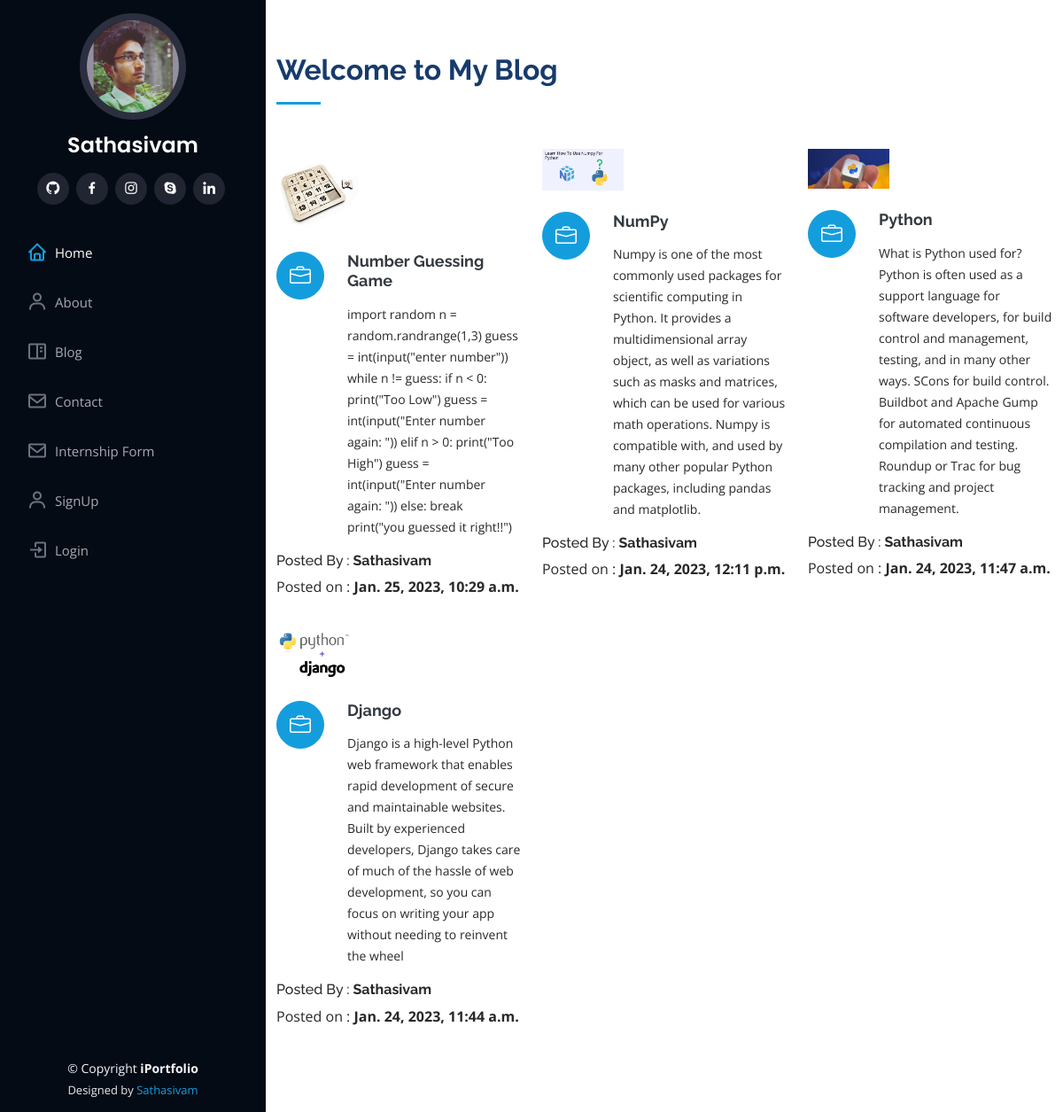
Page /blog on the committed database.
### portfolio/models.py (models this page shows, shortened)
class Blogs(models.Model):
    title=models.CharField(max_length=60)
    description=models.TextField()
    authname=models.CharField(max_length=15)
    img=models.ImageField(upload_to='blog',blank=True,null=True)
    timeStamp=models.DateTimeField(auto_now_add=True,blank=True)

### portfolio/views.py (the view)
# urls.py: path('blog',views.handleblog,name='handleblog'),
def handleblog(request):
    posts=Blogs.objects.all()
    context={"posts":posts}
    return render(request,'handleblog.html',context)

### templates/handleblog.html (shortened to what this page needs)
{% extends 'basic.html' %}
{% block body %}
{% load static %}
<section id="services" class="services">
      <div class="container">
        <div class="section-title">
          <h2>Welcome to My Blog</h2>
        </div>
        <div class="row">
{% for post in posts reversed %}
          <div class="col-lg-4 col-md-6 icon-box" data-aos="fade-up">
            <div class="col-lg-4" data-aos="fade-right">
            <img src="{{post.img.url}}" class="img-fluid" alt="no-image">
          </div>
          <br>
            <div class="icon"><i class="bi bi-briefcase"></i></div>
            <h4 class="title"><a href="">{{post.title}}</a></h4>
            <p class="description">{{post.description}}</p>
            <h6>Posted By : <b>{{post.authname}} </b></h6>
            <p>Posted on : <b>{{post.timeStamp}} </b></p>
          </div>
{% endfor %}
        </div>
      </div>
    </section>
{% endblock body %}

### templates/basic.html (shortened to what this page needs)
{% load static %}
<!DOCTYPE html>
<html lang="en">
<head>
  <link href="{% static 'assets/vendor/aos/aos.css' %}" rel="stylesheet">
  <link href="{% static 'assets/vendor/bootstrap/css/bootstrap.min.css' %}" rel="stylesheet">
  <link href="{% static 'assets/vendor/bootstrap-icons/bootstrap-icons.css' %}" rel="stylesheet">
  <link href="{% static 'assets/vendor/boxicons/css/boxicons.min.css' %}" rel="stylesheet">
  <link href="{% static 'assets/vendor/glightbox/css/glightbox.min.css' %}" rel="stylesheet">
  <link href="{% static 'assets/vendor/swiper/swiper-bundle.min.css' %}" rel="stylesheet">
  <link href="{% static 'assets/css/style.css' %}" rel="stylesheet">
</head>
<body>
  <header id="header">
    <div class="d-flex flex-column">
      <div class="profile">
        <img src="{% static 'assets/img/satha.jpg' %}" alt="" class="img-fluid rounded-circle">
        <h1 class="text-light"><a href="index.html">Sathasivam {{username}}</a></h1>
        <div class="social-links mt-3 text-center">
          <a href="https://github.com/Sathasivam-1" target="_blank" class="github"><i class="bx bxl-github"></i></a>
          <a href="https://www.facebook.com/satha.anandh/" target="_blank" class="facebook"><i class="bx bxl-facebook"></i></a>
          <a href="https://www.instagram.com/sadha__siva__/" target="_blank" class="instagram"><i class="bx bxl-instagram"></i></a>
          <a href="https://secure.skype.com/portal/overview" target="_blank" class="google-plus"><i class="bx bxl-skype"></i></a>
          <a href="http://www.linkedin.com/in/satha-sivam-589252216" target="_blank" class="linkedin"><i class="bx bxl-linkedin"></i></a>
        </div>
      </div>
      <nav id="navbar" class="nav-menu navbar">
        <ul>
          <li><a href="/" class="nav-link scrollto active"><i class="bx bx-home"></i> <span>Home</span></a></li>
          <li><a href="/about" class="nav-link scrollto"><i class="bx bx-user"></i> <span>About</span></a></li>
          <li><a href="/blog" class="nav-link scrollto"><i class="bx bx-book-content"></i> <span>Blog</span></a></li>
          <li><a href="/contact" class="nav-link scrollto"><i class="bx bx-envelope"></i> <span>Contact</span></a></li>
          <li><a href="/internshipdetails" class="nav-link scrollto"><i class="bx bx-envelope"></i> <span>Internship Form</span></a></li>
          {% if not request.user.is_authenticated %}
          <li><a href="/auth/signup" class="nav-link scrollto"><i class="bx bx-user"></i> <span>SignUp</span></a></li>
          <li><a href="/auth/login" class="nav-link scrollto"><i class="bx bx-log-in"></i> <span>Login</span></a></li>
          {% else %}
          <li><a href="/auth/logout" class="nav-link scrollto"><i class="bx bx-log-out"></i> <span>Logout</span></a></li>
          {% endif %}
        </ul>
      </nav>
    </div>
  </header>
  <main id="main">
  {% block body %}
  {% endblock body %}
  </main>
  <footer id="footer">
    <div class="container">
      <div class="copyright">
        &copy; Copyright <strong><span>iPortfolio</span></strong>
      </div>
      <div class="credits">
        Designed by <a href="">Sathasivam</a>
      </div>
    </div>
  </footer>
</body>
</html>

### static/assets/css/style.css (style rules this page uses)
body { font-family: "Open Sans", sans-serif; color: #272829; }
a { color: #149ddd; text-decoration: none; }
h1, h2, h3, h4, h5, h6 { font-family: "Raleway", sans-serif; }
#header { position: fixed; top: 0; left: 0; bottom: 0; width: 300px; transition: all ease-in-out 0.5s; z-index: 9997; transition: all 0.5s; padding: 0 15px; background: #040b14; overflow-y: auto; }
#header .profile img { margin: 15px auto; display: block; width: 120px; border: 8px solid #2c2f3f; }
#header .profile h1 { font-size: 24px; margin: 0; padding: 0; font-weight: 600; -moz-text-align-last: center; text-align-last: center; font-family: "Poppins", sans-serif; }
#header .profile h1 a, #header .profile h1 a:hover { color: #fff; text-decoration: none; }
#header .profile .social-links a { font-size: 18px; display: inline-block; background: #212431; color: #fff; line-height: 1; padding: 8px 0; margin-right: 4px; border-radius: 50%; text-align: center; width: 36px; height: 36px; transition: 0.3s; }
#main { margin-left: 300px; }
.nav-menu { padding: 30px 0 0 0; }
.nav-menu * { margin: 0; padding: 0; list-style: none; }
.nav-menu>ul>li { position: relative; white-space: nowrap; }
.nav-menu a, .nav-menu a:focus { display: flex; align-items: center; color: #a8a9b4; padding: 12px 15px; margin-bottom: 8px; transition: 0.3s; font-size: 15px; }
.nav-menu a i, .nav-menu a:focus i { font-size: 24px; padding-right: 8px; color: #6f7180; }
.nav-menu a:hover, .nav-menu .active, .nav-menu .active:focus, .nav-menu li:hover>a { text-decoration: none; color: #fff; }
.nav-menu a:hover i, .nav-menu .active i, .nav-menu .active:focus i, .nav-menu li:hover>a i { color: #149ddd; }
section { padding: 60px 0; overflow: hidden; }
.section-title { padding-bottom: 30px; }
.section-title h2 { font-size: 32px; font-weight: bold; margin-bottom: 20px; padding-bottom: 20px; position: relative; color: #173b6c; }
.section-title h2::after { content: ""; position: absolute; display: block; width: 50px; height: 3px; background: #149ddd; bottom: 0; left: 0; }
.services .icon-box { margin-bottom: 20px; }
.services .icon { float: left; display: flex; align-items: center; justify-content: center; width: 54px; height: 54px; background: #149ddd; border-radius: 50%; transition: 0.5s; border: 1px solid #149ddd; }
.services .icon i { color: #fff; font-size: 24px; line-height: 0; }
.services .title { margin-left: 80px; font-weight: 700; margin-bottom: 15px; font-size: 18px; }
.services .title a { color: #343a40; }
.services .description { margin-left: 80px; line-height: 24px; font-size: 14px; }
#footer { padding: 15px; color: #f4f6fd; font-size: 14px; position: fixed; left: 0; bottom: 0; width: 300px; z-index: 9999; background: #040b14; }
#footer .copyright { text-align: center; }
#footer .credits { padding-top: 5px; text-align: center; font-size: 13px; color: #eaebf0; }

### rows in the picture
Blogs: img (picture), title "Number Guessing Game", description "import random n = random.randrange(1,3) guess = int(input(\"enter number\")) while n != guess: if n < 0: print(\"Too Low\") guess = int(input(\"Enter number again: \")) elif n > 0: print(\"Too High\") guess = int(input(\"Enter number again: \")) else: break print(\"you guessed it right!!\")", authname "Sathasivam", timeStamp "Jan. 25, 2023, 10:29 a.m."
Blogs: img (picture), title "NumPy", description "Numpy is one of the most commonly used packages for scientific computing in Python. It provides a multidimensional array object, as well as variations such as masks and matrices, which can be used for various math operations. Numpy is compatible with, and used by many other popular Python packages, including pandas and matplotlib.", authname "Sathasivam", timeStamp "Jan. 24, 2023, 12:11 p.m."
Blogs: img (picture), title "Python", description "What is Python used for? Python is often used as a support language for software developers, for build control and management, testing, and in many other ways. SCons for build control. Buildbot and Apache Gump for automated continuous compilation and testing. Roundup or Trac for bug tracking and project management.", authname "Sathasivam", timeStamp "Jan. 24, 2023, 11:47 a.m."
Blogs: img (picture), title "Django", description "Django is a high-level Python web framework that enables rapid development of secure and maintainable websites. Built by experienced developers, Django takes care of much of the hassle of web development, so you can focus on writing your app without needing to reinvent the wheel", authname "Sathasivam", timeStamp "Jan. 24, 2023, 11:44 a.m."
